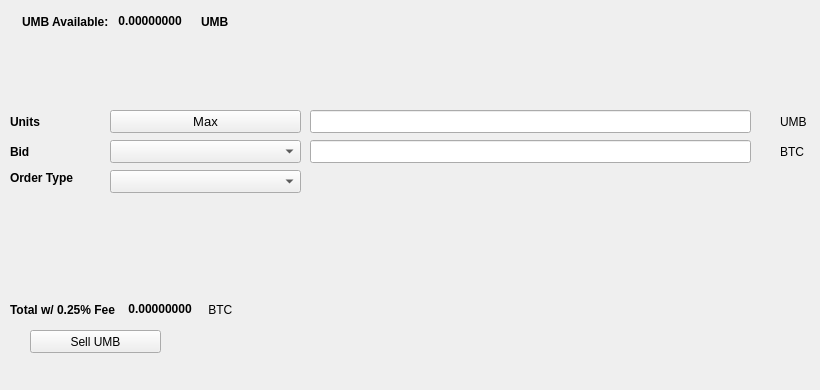
   <widget class="QWidget" name="SellTab">
    <attribute name="title">
     <string>Sell</string>
    </attribute>
    <widget class="QLabel" name="label_16">
     <property name="geometry">
      <rect>
       <x>780</x>
       <y>140</y>
       <width>31</width>
       <height>23</height>
      </rect>
     </property>
     <property name="text">
      <string>BTC</string>
     </property>
    </widget>
    <widget class="QComboBox" name="SellBidcomboBox">
     <property name="geometry">
      <rect>
       <x>110</x>
       <y>140</y>
       <width>191</width>
       <height>23</height>
      </rect>
     </property>
     <property name="font">
      <font>
       <pointsize>10</pointsize>
      </font>
     </property>
    </widget>
    <widget class="QLabel" name="label_18">
     <property name="geometry">
      <rect>
       <x>10</x>
       <y>110</y>
       <width>46</width>
       <height>23</height>
      </rect>
     </property>
     <property name="font">
      <font>
       <weight>75</weight>
       <bold>true</bold>
      </font>
     </property>
     <property name="text">
      <string>Units</string>
     </property>
    </widget>
    <widget class="QPushButton" name="Sell_Max_Amount">
     <property name="geometry">
      <rect>
       <x>110</x>
       <y>110</y>
       <width>191</width>
       <height>23</height>
      </rect>
     </property>
     <property name="font">
      <font>
       <pointsize>10</pointsize>
      </font>
     </property>
     <property name="text">
      <string>Max</string>
     </property>
    </widget>
    <widget class="QLabel" name="label_20">
     <property name="geometry">
      <rect>
       <x>10</x>
       <y>170</y>
       <width>91</width>
       <height>16</height>
      </rect>
     </property>
     <property name="font">
      <font>
       <weight>75</weight>
       <bold>true</bold>
      </font>
     </property>
     <property name="text">
      <string>Order Type</string>
     </property>
    </widget>
    <widget class="QComboBox" name="SellOrdertypeCombo">
     <property name="geometry">
      <rect>
       <x>110</x>
       <y>170</y>
       <width>191</width>
       <height>23</height>
      </rect>
     </property>
     <property name="font">
      <font>
       <pointsize>10</pointsize>
      </font>
     </property>
    </widget>
    <widget class="QLabel" name="label_21">
     <property name="geometry">
      <rect>
       <x>10</x>
       <y>140</y>
       <width>46</width>
       <height>23</height>
      </rect>
     </property>
     <property name="font">
      <font>
       <weight>75</weight>
       <bold>true</bold>
      </font>
     </property>
     <property name="text">
      <string>Bid</string>
     </property>
    </widget>
    <widget class="QLabel" name="label_22">
     <property name="geometry">
      <rect>
       <x>780</x>
       <y>110</y>
       <width>31</width>
       <height>23</height>
      </rect>
     </property>
     <property name="text">
      <string>UMB</string>
     </property>
    </widget>
    <widget class="QLineEdit" name="UnitsInputUMB">
     <property name="geometry">
      <rect>
       <x>310</x>
       <y>110</y>
       <width>441</width>
       <height>23</height>
      </rect>
     </property>
     <property name="font">
      <font>
       <pointsize>9</pointsize>
       <weight>75</weight>
       <bold>true</bold>
      </font>
     </property>
    </widget>
    <widget class="QLineEdit" name="SellBidPriceEdit">
     <property name="geometry">
      <rect>
       <x>310</x>
       <y>140</y>
       <width>441</width>
       <height>23</height>
      </rect>
     </property>
     <property name="font">
      <font>
       <pointsize>9</pointsize>
       <weight>75</weight>
       <bold>true</bold>
      </font>
     </property>
    </widget>
    <widget class="QPushButton" name="SellUMBBTN">
     <property name="geometry">
      <rect>
       <x>30</x>
       <y>330</y>
       <width>131</width>
       <height>23</height>
      </rect>
     </property>
     <property name="text">
      <string>Sell UMB</string>
     </property>
     <property name="icon">
      <iconset resource="../umbra">
       <normaloff>:/icons/bitcoin</normaloff>:/icons/bitcoin</iconset>
     </property>
    </widget>
    <widget class="QWidget" name="layoutWidget3">
     <property name="geometry">
      <rect>
       <x>22</x>
       <y>12</y>
       <width>258</width>
       <height>19</height>
      </rect>
     </property>
     <layout class="QHBoxLayout" name="horizontalLayout">
      <item>
       <widget class="QLabel" name="label232_2">
        <property name="font">
         <font>
          <weight>75</weight>
          <bold>true</bold>
         </font>
        </property>
        <property name="text">
         <string>UMB Available:</string>
        </property>
       </widget>
      </item>
      <item>
       <widget class="QLabel" name="UMBAvailableLabel">
        <property name="palette">
         <palette>
          <active>
           <colorrole role="WindowText">
            <brush brushstyle="SolidPattern">
             <color alpha="255">
              <red>0</red>
              <green>0</green>
              <blue>0</blue>
             </color>
            </brush>
           </colorrole>
           <colorrole role="Button">
            <brush brushstyle="SolidPattern">
             <color alpha="255">
              <red>0</red>
              <green>170</green>
              <blue>0</blue>
             </color>
            </brush>
           </colorrole>
           <colorrole role="Light">
            <brush brushstyle="SolidPattern">
             <color alpha="255">
              <red>0</red>
              <green>255</green>
              <blue>0</blue>
             </color>
            </brush>
           </colorrole>
           <colorrole role="Midlight">
            <brush brushstyle="SolidPattern">
             <color alpha="255">
              <red>0</red>
              <green>212</green>
              <blue>0</blue>
             </color>
            </brush>
           </colorrole>
           <colorrole role="Dark">
            <brush brushstyle="SolidPattern">
             <color alpha="255">
              <red>0</red>
              <green>85</green>
              <blue>0</blue>
             </color>
            </brush>
           </colorrole>
           <colorrole role="Mid">
            <brush brushstyle="SolidPattern">
             <color alpha="255">
              <red>0</red>
              <green>113</green>
              <blue>0</blue>
             </color>
            </brush>
           </colorrole>
           <colorrole role="Text">
            <brush brushstyle="SolidPattern">
             <color alpha="255">
              <red>0</red>
              <green>170</green>
              <blue>0</blue>
             </color>
            </brush>
           </colorrole>
           <colorrole role="BrightText">
            <brush brushstyle="SolidPattern">
             <color alpha="255">
              <red>255</red>
              <green>255</green>
              <blue>255</blue>
             </color>
            </brush>
           </colorrole>
           <colorrole role="ButtonText">
            <brush brushstyle="SolidPattern">
             <color alpha="255">
              <red>0</red>
              <green>0</green>
              <blue>0</blue>
             </color>
            </brush>
           </colorrole>
           <colorrole role="Base">
            <brush brushstyle="SolidPattern">
             <color alpha="255">
              <red>255</red>
              <green>255</green>
              <blue>255</blue>
             </color>
            </brush>
           </colorrole>
           <colorrole role="Window">
            <brush brushstyle="SolidPattern">
             <color alpha="255">
              <red>0</red>
              <green>170</green>
              <blue>0</blue>
             </color>
            </brush>
           </colorrole>
           <colorrole role="Shadow">
            <brush brushstyle="SolidPattern">
             <color alpha="255">
              <red>0</red>
              <green>0</green>
              <blue>0</blue>
             </color>
            </brush>
           </colorrole>
           <colorrole role="AlternateBase">
            <brush brushstyle="SolidPattern">
             <color alpha="255">
              <red>127</red>
              <green>212</green>
              <blue>127</blue>
             </color>
            </brush>
           </colorrole>
           <colorrole role="ToolTipBase">
            <brush brushstyle="SolidPattern">
             <color alpha="255">
              <red>255</red>
              <green>255</green>
              <blue>220</blue>
             </color>
            </brush>
           </colorrole>
           <colorrole role="ToolTipText">
            <brush brushstyle="SolidPattern">
             <color alpha="255">
              <red>0</red>
              <green>0</green>
              <blue>0</blue>
             </color>
            </brush>
           </colorrole>
          </active>
          <inactive>
           <colorrole role="WindowText">
            <brush brushstyle="SolidPattern">
             <color alpha="255">
              <red>0</red>
              <green>0</green>
              <blue>0</blue>
             </color>
            </brush>
           </colorrole>
           <colorrole role="Button">
            <brush brushstyle="SolidPattern">
             <color alpha="255">
              <red>0</red>
              <green>170</green>
              <blue>0</blue>
             </color>
            </brush>
           </colorrole>
           <colorrole role="Light">
            <brush brushstyle="SolidPattern">
             <color alpha="255">
              <red>0</red>
              <green>255</green>
              <blue>0</blue>
             </color>
            </brush>
           </colorrole>
           <colorrole role="Midlight">
            <brush brushstyle="SolidPattern">
             <color alpha="255">
              <red>0</red>
              <green>212</green>
              <blue>0</blue>
             </color>
            </brush>
           </colorrole>
           <colorrole role="Dark">
            <brush brushstyle="SolidPattern">
             <color alpha="255">
              <red>0</red>
              <green>85</green>
              <blue>0</blue>
             </color>
            </brush>
           </colorrole>
           <colorrole role="Mid">
            <brush brushstyle="SolidPattern">
             <color alpha="255">
              <red>0</red>
              <green>113</green>
              <blue>0</blue>
             </color>
            </brush>
           </colorrole>
           <colorrole role="Text">
            <brush brushstyle="SolidPattern">
             <color alpha="255">
              <red>0</red>
              <green>170</green>
              <blue>0</blue>
             </color>
            </brush>
           </colorrole>
           <colorrole role="BrightText">
            <brush brushstyle="SolidPattern">
             <color alpha="255">
              <red>255</red>
              <green>255</green>
              <blue>255</blue>
             </color>
            </brush>
           </colorrole>
           <colorrole role="ButtonText">
            <brush brushstyle="SolidPattern">
             <color alpha="255">
              <red>0</red>
              <green>0</green>
              <blue>0</blue>
             </color>
            </brush>
           </colorrole>
           <colorrole role="Base">
            <brush brushstyle="SolidPattern">
             <color alpha="255">
              <red>255</red>
              <green>255</green>
              <blue>255</blue>
             </color>
            </brush>
           </colorrole>
           <colorrole role="Window">
            <brush brushstyle="SolidPattern">
             <color alpha="255">
              <red>0</red>
              <green>170</green>
              <blue>0</blue>
             </color>
            </brush>
           </colorrole>
           <colorrole role="Shadow">
            <brush brushstyle="SolidPattern">
             <color alpha="255">
              <red>0</red>
              <green>0</green>
              <blue>0</blue>
             </color>
            </brush>
           </colorrole>
           <colorrole role="AlternateBase">
            <brush brushstyle="SolidPattern">
             <color alpha="255">
              <red>127</red>
              <green>212</green>
              <blue>127</blue>
             </color>
            </brush>
           </colorrole>
           <colorrole role="ToolTipBase">
            <brush brushstyle="SolidPattern">
             <color alpha="255">
              <red>255</red>
              <green>255</green>
              <blue>220</blue>
             </color>
            </brush>
           </colorrole>
           <colorrole role="ToolTipText">
            <brush brushstyle="SolidPattern">
             <color alpha="255">
              <red>0</red>
              <green>0</green>
              <blue>0</blue>
             </color>
            </brush>
           </colorrole>
          </inactive>
          <disabled>
           <colorrole role="WindowText">
            <brush brushstyle="SolidPattern">
             <color alpha="255">
              <red>0</red>
              <green>85</green>
              <blue>0</blue>
             </color>
            </brush>
           </colorrole>
           <colorrole role="Button">
            <brush brushstyle="SolidPattern">
             <color alpha="255">
              <red>0</red>
              <green>170</green>
              <blue>0</blue>
             </color>
            </brush>
           </colorrole>
           <colorrole role="Light">
            <brush brushstyle="SolidPattern">
             <color alpha="255">
              <red>0</red>
              <green>255</green>
              <blue>0</blue>
             </color>
            </brush>
           </colorrole>
           <colorrole role="Midlight">
            <brush brushstyle="SolidPattern">
             <color alpha="255">
              <red>0</red>
              <green>212</green>
              <blue>0</blue>
             </color>
            </brush>
           </colorrole>
           <colorrole role="Dark">
            <brush brushstyle="SolidPattern">
             <color alpha="255">
              <red>0</red>
              <green>85</green>
              <blue>0</blue>
             </color>
            </brush>
           </colorrole>
           <colorrole role="Mid">
            <brush brushstyle="SolidPattern">
             <color alpha="255">
              <red>0</red>
              <green>113</green>
              <blue>0</blue>
             </color>
            </brush>
           </colorrole>
           <colorrole role="Text">
            <brush brushstyle="SolidPattern">
             <color alpha="255">
              <red>0</red>
              <green>85</green>
              <blue>0</blue>
             </color>
            </brush>
           </colorrole>
           <colorrole role="BrightText">
            <brush brushstyle="SolidPattern">
             <color alpha="255">
              <red>255</red>
              <green>255</green>
              <blue>255</blue>
             </color>
            </brush>
           </colorrole>
           <colorrole role="ButtonText">
            <brush brushstyle="SolidPattern">
             <color alpha="255">
              <red>0</red>
              <green>85</green>
              <blue>0</blue>
             </color>
            </brush>
           </colorrole>
           <colorrole role="Base">
            <brush brushstyle="SolidPattern">
             <color alpha="255">
              <red>0</red>
              <green>170</green>
              <blue>0</blue>
             </color>
            </brush>
           </colorrole>
           <colorrole role="Window">
            <brush brushstyle="SolidPattern">
             <color alpha="255">
              <red>0</red>
              <green>170</green>
              <blue>0</blue>
             </color>
            </brush>
           </colorrole>
           <colorrole role="Shadow">
            <brush brushstyle="SolidPattern">
             <color alpha="255">
              <red>0</red>
              <green>0</green>
              <blue>0</blue>
             </color>
            </brush>
           </colorrole>
           <colorrole role="AlternateBase">
            <brush brushstyle="SolidPattern">
             <color alpha="255">
              <red>0</red>
              <green>170</green>
              <blue>0</blue>
             </color>
            </brush>
           </colorrole>
           <colorrole role="ToolTipBase">
            <brush brushstyle="SolidPattern">
             <color alpha="255">
              <red>255</red>
              <green>255</green>
              <blue>220</blue>
             </color>
            </brush>
           </colorrole>
           <colorrole role="ToolTipText">
            <brush brushstyle="SolidPattern">
             <color alpha="255">
              <red>0</red>
              <green>0</green>
              <blue>0</blue>
             </color>
            </brush>
           </colorrole>
          </disabled>
         </palette>
        </property>
        <property name="font">
         <font>
          <weight>75</weight>
          <bold>true</bold>
         </font>
        </property>
        <property name="text">
         <string> 0.00000000 </string>
        </property>
        <property name="textInteractionFlags">
         <set>Qt::LinksAccessibleByMouse|Qt::TextSelectableByKeyboard|Qt::TextSelectableByMouse</set>
        </property>
       </widget>
      </item>
      <item>
       <widget class="QLabel" name="labelUMB">
        <property name="font">
         <font>
          <weight>75</weight>
          <bold>true</bold>
         </font>
        </property>
        <property name="text">
         <string>UMB</string>
        </property>
       </widget>
      </item>
     </layout>
    </widget>
    <widget class="QWidget" name="layoutWidget">
     <property name="geometry">
      <rect>
       <x>10</x>
       <y>300</y>
       <width>268</width>
       <height>19</height>
      </rect>
     </property>
     <layout class="QHBoxLayout" name="horizontalLayout_2">
      <item>
       <widget class="QLabel" name="label_19">
        <property name="font">
         <font>
          <weight>75</weight>
          <bold>true</bold>
         </font>
        </property>
        <property name="text">
         <string>Total w/ 0.25% Fee </string>
        </property>
       </widget>
      </item>
      <item>
       <widget class="QLabel" name="SellCostLabel">
        <property name="palette">
         <palette>
          <active>
           <colorrole role="WindowText">
            <brush brushstyle="SolidPattern">
             <color alpha="255">
              <red>0</red>
              <green>0</green>
              <blue>0</blue>
             </color>
            </brush>
           </colorrole>
           <colorrole role="Button">
            <brush brushstyle="SolidPattern">
             <color alpha="255">
              <red>0</red>
              <green>170</green>
              <blue>0</blue>
             </color>
            </brush>
           </colorrole>
           <colorrole role="Light">
            <brush brushstyle="SolidPattern">
             <color alpha="255">
              <red>0</red>
              <green>255</green>
              <blue>0</blue>
             </color>
            </brush>
           </colorrole>
           <colorrole role="Midlight">
            <brush brushstyle="SolidPattern">
             <color alpha="255">
              <red>0</red>
              <green>212</green>
              <blue>0</blue>
             </color>
            </brush>
           </colorrole>
           <colorrole role="Dark">
            <brush brushstyle="SolidPattern">
             <color alpha="255">
              <red>0</red>
              <green>85</green>
              <blue>0</blue>
             </color>
            </brush>
           </colorrole>
           <colorrole role="Mid">
            <brush brushstyle="SolidPattern">
             <color alpha="255">
              <red>0</red>
              <green>113</green>
              <blue>0</blue>
             </color>
            </brush>
           </colorrole>
           <colorrole role="Text">
            <brush brushstyle="SolidPattern">
             <color alpha="255">
              <red>0</red>
              <green>170</green>
              <blue>0</blue>
             </color>
            </brush>
           </colorrole>
           <colorrole role="BrightText">
            <brush brushstyle="SolidPattern">
             <color alpha="255">
              <red>255</red>
              <green>255</green>
              <blue>255</blue>
             </color>
            </brush>
           </colorrole>
           <colorrole role="ButtonText">
            <brush brushstyle="SolidPattern">
             <color alpha="255">
              <red>0</red>
              <green>0</green>
              <blue>0</blue>
             </color>
            </brush>
           </colorrole>
           <colorrole role="Base">
            <brush brushstyle="SolidPattern">
             <color alpha="255">
              <red>255</red>
              <green>255</green>
              <blue>255</blue>
             </color>
            </brush>
           </colorrole>
           <colorrole role="Window">
            <brush brushstyle="SolidPattern">
             <color alpha="255">
              <red>0</red>
              <green>170</green>
              <blue>0</blue>
             </color>
            </brush>
           </colorrole>
           <colorrole role="Shadow">
            <brush brushstyle="SolidPattern">
             <color alpha="255">
              <red>0</red>
              <green>0</green>
              <blue>0</blue>
             </color>
            </brush>
           </colorrole>
           <colorrole role="AlternateBase">
            <brush brushstyle="SolidPattern">
             <color alpha="255">
              <red>127</red>
              <green>212</green>
              <blue>127</blue>
             </color>
            </brush>
           </colorrole>
           <colorrole role="ToolTipBase">
            <brush brushstyle="SolidPattern">
             <color alpha="255">
              <red>255</red>
              <green>255</green>
              <blue>220</blue>
             </color>
            </brush>
           </colorrole>
           <colorrole role="ToolTipText">
            <brush brushstyle="SolidPattern">
             <color alpha="255">
              <red>0</red>
              <green>0</green>
              <blue>0</blue>
             </color>
            </brush>
           </colorrole>
          </active>
          <inactive>
           <colorrole role="WindowText">
            <brush brushstyle="SolidPattern">
             <color alpha="255">
              <red>0</red>
              <green>0</green>
              <blue>0</blue>
             </color>
            </brush>
           </colorrole>
           <colorrole role="Button">
            <brush brushstyle="SolidPattern">
             <color alpha="255">
              <red>0</red>
              <green>170</green>
              <blue>0</blue>
             </color>
            </brush>
           </colorrole>
           <colorrole role="Light">
            <brush brushstyle="SolidPattern">
             <color alpha="255">
              <red>0</red>
              <green>255</green>
              <blue>0</blue>
             </color>
            </brush>
           </colorrole>
           <colorrole role="Midlight">
            <brush brushstyle="SolidPattern">
             <color alpha="255">
              <red>0</red>
              <green>212</green>
              <blue>0</blue>
             </color>
            </brush>
           </colorrole>
           <colorrole role="Dark">
            <brush brushstyle="SolidPattern">
             <color alpha="255">
              <red>0</red>
              <green>85</green>
              <blue>0</blue>
             </color>
            </brush>
           </colorrole>
           <colorrole role="Mid">
            <brush brushstyle="SolidPattern">
             <color alpha="255">
              <red>0</red>
              <green>113</green>
              <blue>0</blue>
             </color>
            </brush>
           </colorrole>
           <colorrole role="Text">
            <brush brushstyle="SolidPattern">
             <color alpha="255">
              <red>0</red>
              <green>170</green>
              <blue>0</blue>
             </color>
            </brush>
           </colorrole>
           <colorrole role="BrightText">
            <brush brushstyle="SolidPattern">
             <color alpha="255">
              <red>255</red>
              <green>255</green>
              <blue>255</blue>
             </color>
            </brush>
           </colorrole>
           <colorrole role="ButtonText">
            <brush brushstyle="SolidPattern">
             <color alpha="255">
              <red>0</red>
              <green>0</green>
              <blue>0</blue>
             </color>
            </brush>
           </colorrole>
           <colorrole role="Base">
            <brush brushstyle="SolidPattern">
             <color alpha="255">
              <red>255</red>
              <green>255</green>
              <blue>255</blue>
             </color>
            </brush>
           </colorrole>
           <colorrole role="Window">
            <brush brushstyle="SolidPattern">
             <color alpha="255">
              <red>0</red>
              <green>170</green>
              <blue>0</blue>
             </color>
            </brush>
           </colorrole>
           <colorrole role="Shadow">
            <brush brushstyle="SolidPattern">
             <color alpha="255">
              <red>0</red>
              <green>0</green>
              <blue>0</blue>
             </color>
            </brush>
           </colorrole>
           <colorrole role="AlternateBase">
            <brush brushstyle="SolidPattern">
             <color alpha="255">
              <red>127</red>
              <green>212</green>
              <blue>127</blue>
             </color>
            </brush>
           </colorrole>
           <colorrole role="ToolTipBase">
            <brush brushstyle="SolidPattern">
             <color alpha="255">
              <red>255</red>
              <green>255</green>
              <blue>220</blue>
             </color>
            </brush>
           </colorrole>
           <colorrole role="ToolTipText">
            <brush brushstyle="SolidPattern">
             <color alpha="255">
              <red>0</red>
              <green>0</green>
              <blue>0</blue>
             </color>
            </brush>
           </colorrole>
          </inactive>
          <disabled>
           <colorrole role="WindowText">
            <brush brushstyle="SolidPattern">
             <color alpha="255">
              <red>0</red>
              <green>85</green>
              <blue>0</blue>
             </color>
            </brush>
           </colorrole>
           <colorrole role="Button">
            <brush brushstyle="SolidPattern">
             <color alpha="255">
              <red>0</red>
              <green>170</green>
              <blue>0</blue>
             </color>
            </brush>
           </colorrole>
           <colorrole role="Light">
            <brush brushstyle="SolidPattern">
             <color alpha="255">
              <red>0</red>
              <green>255</green>
              <blue>0</blue>
             </color>
            </brush>
           </colorrole>
           <colorrole role="Midlight">
            <brush brushstyle="SolidPattern">
             <color alpha="255">
              <red>0</red>
              <green>212</green>
              <blue>0</blue>
             </color>
            </brush>
           </colorrole>
           <colorrole role="Dark">
            <brush brushstyle="SolidPattern">
             <color alpha="255">
              <red>0</red>
              <green>85</green>
              <blue>0</blue>
             </color>
            </brush>
           </colorrole>
           <colorrole role="Mid">
            <brush brushstyle="SolidPattern">
             <color alpha="255">
              <red>0</red>
              <green>113</green>
              <blue>0</blue>
             </color>
            </brush>
           </colorrole>
           <colorrole role="Text">
            <brush brushstyle="SolidPattern">
             <color alpha="255">
              <red>0</red>
              <green>85</green>
              <blue>0</blue>
             </color>
            </brush>
           </colorrole>
           <colorrole role="BrightText">
            <brush brushstyle="SolidPattern">
             <color alpha="255">
              <red>255</red>
              <green>255</green>
              <blue>255</blue>
             </color>
            </brush>
           </colorrole>
           <colorrole role="ButtonText">
            <brush brushstyle="SolidPattern">
             <color alpha="255">
              <red>0</red>
              <green>85</green>
              <blue>0</blue>
             </color>
            </brush>
           </colorrole>
           <colorrole role="Base">
            <brush brushstyle="SolidPattern">
             <color alpha="255">
              <red>0</red>
              <green>170</green>
              <blue>0</blue>
             </color>
            </brush>
           </colorrole>
           <colorrole role="Window">
            <brush brushstyle="SolidPattern">
             <color alpha="255">
              <red>0</red>
              <green>170</green>
              <blue>0</blue>
             </color>
            </brush>
           </colorrole>
           <colorrole role="Shadow">
            <brush brushstyle="SolidPattern">
             <color alpha="255">
              <red>0</red>
              <green>0</green>
              <blue>0</blue>
             </color>
            </brush>
           </colorrole>
           <colorrole role="AlternateBase">
            <brush brushstyle="SolidPattern">
             <color alpha="255">
              <red>0</red>
              <green>170</green>
              <blue>0</blue>
             </color>
            </brush>
           </colorrole>
           <colorrole role="ToolTipBase">
            <brush brushstyle="SolidPattern">
             <color alpha="255">
              <red>255</red>
              <green>255</green>
              <blue>220</blue>
             </color>
            </brush>
           </colorrole>
           <colorrole role="ToolTipText">
            <brush brushstyle="SolidPattern">
             <color alpha="255">
              <red>0</red>
              <green>0</green>
              <blue>0</blue>
             </color>
            </brush>
           </colorrole>
          </disabled>
         </palette>
        </property>
        <property name="font">
         <font>
          <weight>75</weight>
          <bold>true</bold>
         </font>
        </property>
        <property name="autoFillBackground">
         <bool>false</bool>
        </property>
        <property name="text">
         <string> 0.00000000</string>
        </property>
        <property name="textInteractionFlags">
         <set>Qt::LinksAccessibleByMouse|Qt::TextSelectableByMouse</set>
        </property>
       </widget>
      </item>
      <item>
       <widget class="QLabel" name="label_17">
        <property name="font">
         <font>
          <weight>50</weight>
          <bold>false</bold>
         </font>
        </property>
        <property name="text">
         <string> BTC</string>
        </property>
       </widget>
      </item>
     </layout>
    </widget>
    <widget class="QLabel" name="label_23">
     <property name="geometry">
      <rect>
       <x>460</x>
       <y>300</y>
       <width>281</width>
       <height>81</height>
      </rect>
     </property>
     <property name="text">
      <string/>
     </property>
     <property name="pixmap">
      <pixmap>:/images/bittrex</pixmap>
     </property>
    </widget>
   </widget>
